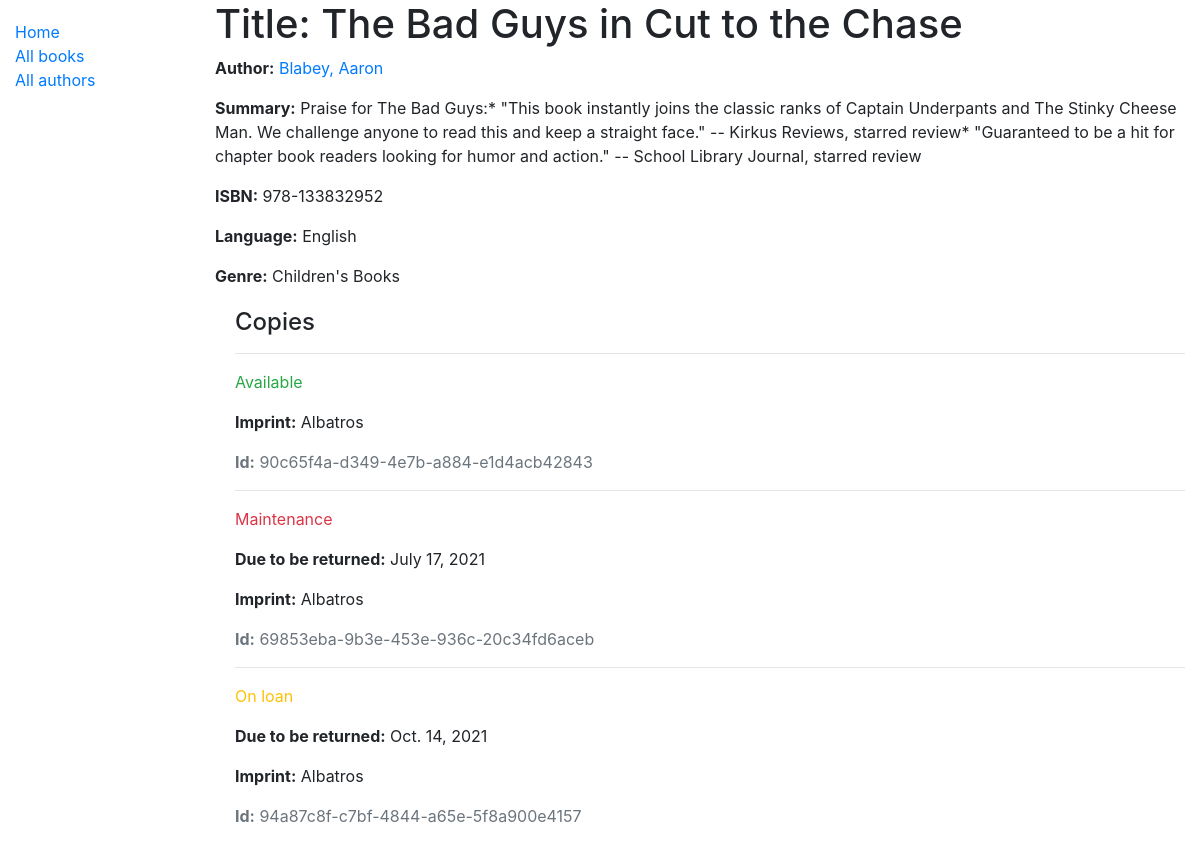
/catalog/book/1, run on the app's committed database.
### catalog/models.py (models this page shows, shortened)
class Book(models.Model):
    title = models.CharField(max_length=200)
    author = models.ForeignKey('Author', on_delete=models.SET_NULL, null=True)
    summary = models.TextField(max_length=1000, help_text='Enter a brief description of the book')
    isbn = models.CharField('ISBN', max_length=13, unique=True, help_text='13 Character <a href="https://www.isbn-international.org/content/what-isbn">ISBN number</a>')
    genre = models.ManyToManyField(Genre, help_text='Select a genre for this book')
    language = models.ForeignKey('Language', on_delete=models.SET_NULL, null=True)

class Author(models.Model):
    first_name = models.CharField(max_length=100)
    last_name = models.CharField(max_length=100)
    date_of_birth = models.DateField(null=True, blank=True)
    date_of_death = models.DateField('Died', null=True, blank=True)
    class Meta:
        ordering = ['last_name', 'first_name']
    def get_absolute_url(self):
        return reverse('author-detail', args=[str(self.id)])
    def __str__(self):
        return f'{self.last_name}, {self.first_name}'

class Language(models.Model):
    name = models.CharField(max_length=200, help_text="Enter the book's natural language (e.g. English, French, Japanese etc.)")
    def __str__(self):
        return self.name

class Genre(models.Model):
    name = models.CharField(max_length=200, help_text='Enter a book genre (e.g. Science Fiction)')
    def __str__(self):
        return self.name

class BookInstance(models.Model):
    id = models.UUIDField(primary_key=True, default=uuid.uuid4, help_text='Unique ID for this particular book across whole library')
    book = models.ForeignKey('Book', on_delete=models.RESTRICT, null=True)
    imprint = models.CharField(max_length=200)
    due_back = models.DateField(null=True, blank=True)
    LOAN_STATUS = (
            ('m', 'Maintenance'),
            ('o', 'On loan'),
            ('a', 'Available'),
            ('r', 'Reserved'),
            )
    status = models.CharField(max_length=1, choices=LOAN_STATUS, blank=True, default='m', help_text='Book availability',)
    class Meta:
        ordering = ['due_back']

### catalog/views.py (the view)
# urls.py: path('book/<int:pk>', views.BookDetailView.as_view(), name='book-detail'),
class BookDetailView(generic.DetailView):
    model = Book

### catalog/templates/catalog/book_detail.html
{% extends "catalog/base_generic.html" %}
{% block content %}
	<h1>Title: {{ book.title }}</h1>
	<p><strong>Author:</strong> <a href="{{ book.author.get_absolute_url }}">{{ book.author }}</a></p>
	<p><strong>Summary:</strong> {{ book.summary }}</p>
	<p><strong>ISBN:</strong> {{ book.isbn }}</p>
	<p><strong>Language:</strong> {{ book.language }}</p>
	<p><strong>Genre:</strong> {{book.genre.all|join:", " }}</p>
	<div style="margin-left:20px;margin-top:20px">
		<h4>Copies</h4>
		{% for copy in book.bookinstance_set.all %}
			<hr>
			<p class="{% if copy.status == 'a' %}text-success{% elif copy.status == 'm' %}text-danger{% else %}text-warning{% endif %}">
				{{ copy.get_status_display }}
			</p>
			{% if copy.status != 'a' %}
				<p><strong>Due to be returned:</strong> {{ copy.due_back }}</p>
			{% endif %}
			<p><strong>Imprint:</strong> {{ copy.imprint }}</p>
			<p class="text-muted"><strong>Id:</strong> {{ copy.id }}</p>
		{% endfor %}
	</div>
{% endblock %}

### catalog/templates/catalog/base_generic.html (shortened to what this page needs)
<!DOCTYPE html>
<html lang="en">
	<head>
		<link rel="stylesheet" href="https://cdn.jsdelivr.net/npm/bootstrap@4.5.3/dist/css/bootstrap.min.css">
		{% load static %}
		<link rel="stylesheet" href="{% static 'css/styles.css' %}">
	</head>
	<body>
		<div class="container-fluid">
			<div class="row">
				<div class="col-sm-2">
				{% block sidebar %}
					<ul class="sidebar-nav">
						<li><a href="{% url 'index' %}">Home</a></li>
						<li><a href="{% url 'books' %}">All books</a></li>
						<li><a href="{% url 'authors' %}">All authors</a></li>
					</ul>
				{% endblock %}
				</div>
				<div class="col-sm-10 ">
					{% block content %}
					{% endblock %}
				</div>
			</div>
		</div>
	</body>
</html>

### catalog/static/css/styles.css (style rules this page uses)
.sidebar-nav { margin-top: 20px; padding: 0; list-style: none; }

### data on the page
Book: title "The Bad Guys in Cut to the Chase", author "Blabey, Aaron", summary "Praise for The Bad Guys:* \"This book instantly joins the classic ranks of Captain Underpants and The Stinky Cheese Man. We challenge anyone to read this and keep a straight face.\" -- Kirkus Reviews, starred review* \"Guaranteed to be a hit for chapter book readers looking for humor and action.\" -- School Library Journal, starred review", isbn "978-133832952", language "English", genre.all "Children's Books"
BookInstance: status "Available", imprint "Albatros", id "90c65f4a-d349-4e7b-a884-e1d4acb42843"
BookInstance: status "Maintenance", due_back "July 17, 2021", imprint "Albatros", id "69853eba-9b3e-453e-936c-20c34fd6aceb"
BookInstance: status "On loan", due_back "Oct. 14, 2021", imprint "Albatros", id "94a87c8f-c7bf-4844-a65e-5f8a900e4157"
